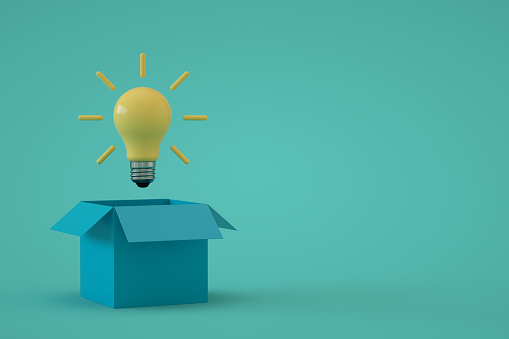
#> input picture Python Project/bulb.jpg, 509 x 339 px
$ python image_processing.py
#> lines starting #> are read from the running program, lines starting #| are printed output that depends on the picture; after the words box and inside, x2 and y2 are one past the last pixel; in counts of white or black regions, pixels touching at a corner belong together
# [38 lines of commented-out code are left out]
import cv2
img=cv2.imread("bulb.jpg",0)
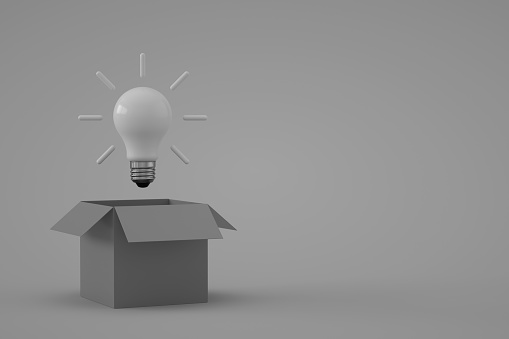
#> img: shape (339, 509); min 0, max 230, mean 144.8
import numpy as np
gray_img = cv2.cvtColor(img, cv2.COLOR_BAYER_BG2GRAY)
_,thresh = cv2.threshold(gray_img, 127, 255, cv2.THRESH_BINARY_INV + cv2.THRESH_OTSU)
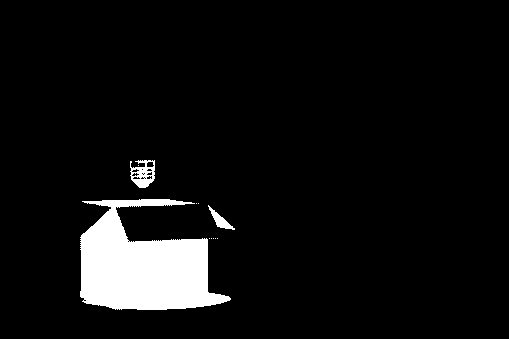
#> thresh: shape (339, 509); 6.4% white; 11 white regions (8 under 20 px)
img_contours = cv2.findContours(thresh, cv2.RETR_TREE, cv2.CHAIN_APPROX_SIMPLE)[-2]
#> img_contours = 27 contours, 23 with area under 20; largest, box (x1, y1, x2, y2) and area: (80, 199, 231, 310) 10024, (130, 160, 155, 188) 466, (208, 205, 235, 230) 172, (146, 161, 155, 168) 40
img_contours = sorted(img_contours, key=cv2.contourArea)
for i in img_contours:
    if cv2.contourArea(i) > 100:
        break
#> this loop made 25 passes
#> i on passes 1 to 12: [[217, 238]], [[215, 238]], [[213, 238]], [[211, 238]], [[209, 238]], [[198, 203]], [[196, 203]], [[138, 165]], [[127, 241], [128, 240], [129, 241], [128, 242]], [[144, 178], [145, 177], [146, 178], [145, 179]], [[143, 177], [144, 176], [145, 177], [144, 178]], [[142, 174], [143, 173], [144, 174], [143, 175]]
mask = np.zeros(img.shape[:2], np.uint8)
cv2.drawContours(mask, [i],-1, 255, -1)
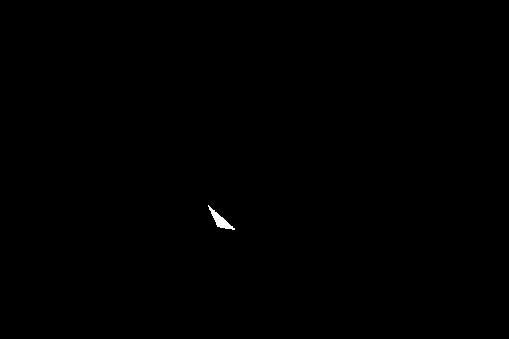
#> mask: shape (339, 509); 0.12% white; 1 white region, box (x1, y1, x2, y2) and area: (208, 205, 235, 230) 206
new_img = cv2.bitwise_and(img, img, mask=mask)
cv2.imshow("Image with background removed", new_img)
cv2.waitKey(0)
